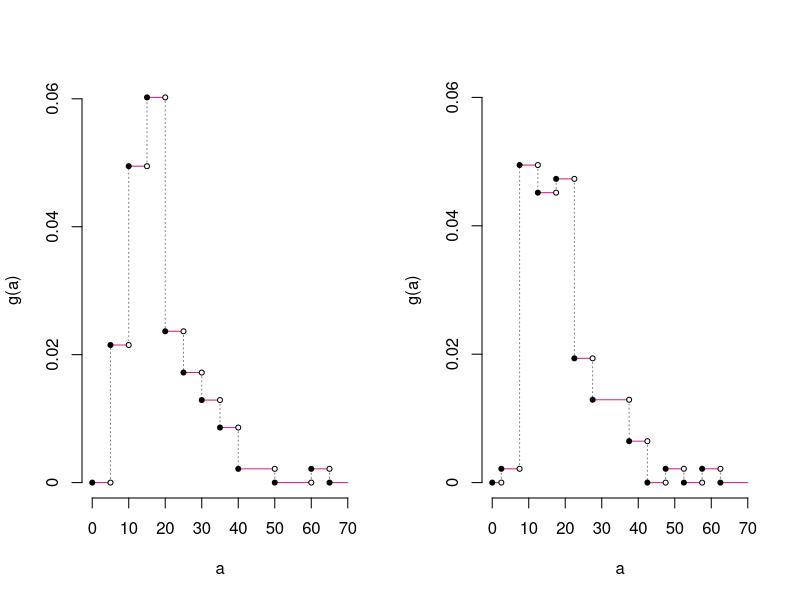

R code for this plot:
# Section 2
# Group C
#  Qiaoqiao Jiang
#  Yunyun Tao
#  Ryan Quigley
# Problem 2

#### PDF dimensions / aspect ratio????
pdf("ps06p2.pdf", width = 8, height = 5)
# Dataset
data(Cars93, package = "MASS")

# Plot 1: set up
h <- hist(Cars93$Price, plot = FALSE, right = FALSE)
bin.width <- unique(diff(h$breaks, lag = 1))
d <- c(0, h$count, 0) / (bin.width * sum(h$count))
diff.d <- diff(d, lag = 1)

black.dots <- cbind(c(0, h$breaks[diff.d != 0]), d[diff.d != 0])
white.dots <- cbind(black.dots[-1, 1], black.dots[-dim(black.dots)[1], 2])

# Plot 2: set up
new.breaks <- h$breaks - 2.5
h2 <- hist(Cars93$Price, breaks = new.breaks, plot = FALSE, right = FALSE)
bin.width2 <- unique(diff(h2$breaks, lag = 1))
d2 <- c(0, h2$count, 0) / (bin.width2 * sum(h2$count))
diff.d2 <- diff(d2, lag = 1)

black.dots2 <- cbind(c(0,h2$breaks[diff.d2 != 0]), d2[diff.d2 != 0])
white.dots2 <- cbind(black.dots2[-1, 1], black.dots2[-dim(black.dots2)[1], 2])

# Plot panel set up
par(mfcol = c(1,2))

# Plot 1: graphics
plot(black.dots, ann = FALSE, axes = FALSE, pch = 19, xlim = c(0,70), type = "n")
axis(1, at = seq.int(0, 70, by = 10), labels = seq.int(0, 70, by = 10))
axis(2, at = seq.int(0, 0.06, by = 0.02), labels = seq.int(0, 0.06, by = 0.02))

for (i in seq_along(black.dots[, 1])) {
	a <- black.dots[i, ]
	if (i == dim(black.dots)[1]) {
		b <- c(70, 0)
		c <- c(NA, NA)
		d <- c(NA, NA)
	} else {
		b <- white.dots[i, ]
		c <- white.dots[i, ]
		d <- black.dots[i + 1, ]
	}
	
	t <- rbind(a, b)
	lines(t, col = "violetred")
	u <- rbind(c, d)
	lines(u, col = "grey50", lty = 3)
}

points(black.dots, pch = 20, xlim = c(0,70))
points(white.dots, pch = 21, col = "black", bg = "white", cex = (2/3))
title(xlab = "a", ylab = "g(a)")



# Plot 2: graphics
plot(black.dots2, ann = FALSE, axes = FALSE, pch = 19, xlim = c(0, 70), ylim = c(0, 0.06), type = "n")
axis(1, at = seq.int(0, 70, by = 10), labels = seq.int(0, 70, by = 10))
axis(2, at = seq.int(0, 0.06, by = 0.02), labels = seq.int(0, 0.06, by = 0.02))

for (i in seq_along(black.dots2[, 1])) {
	e <- black.dots2[i, ]
	if (i == dim(black.dots2)[1]) {
		f <- c(70, 0)
		g <- c(NA, NA)
		h <- c(NA, NA)
	} else {
		f <- white.dots2[i, ]
		g <- white.dots2[i, ]
		h <- black.dots2[i + 1, ]
	}
	
	v <- rbind(e, f)
	lines(v, col = "violetred")
	w <- rbind(g, h)
	lines(w, col = "grey50", lty = 3)
}

points(black.dots2, pch = 20, xlim = c(0,70))
points(white.dots2, pch = 21, col = "black", bg = "white", cex = (2/3))
title(xlab = "a", ylab = "g(a)")


dev.off()